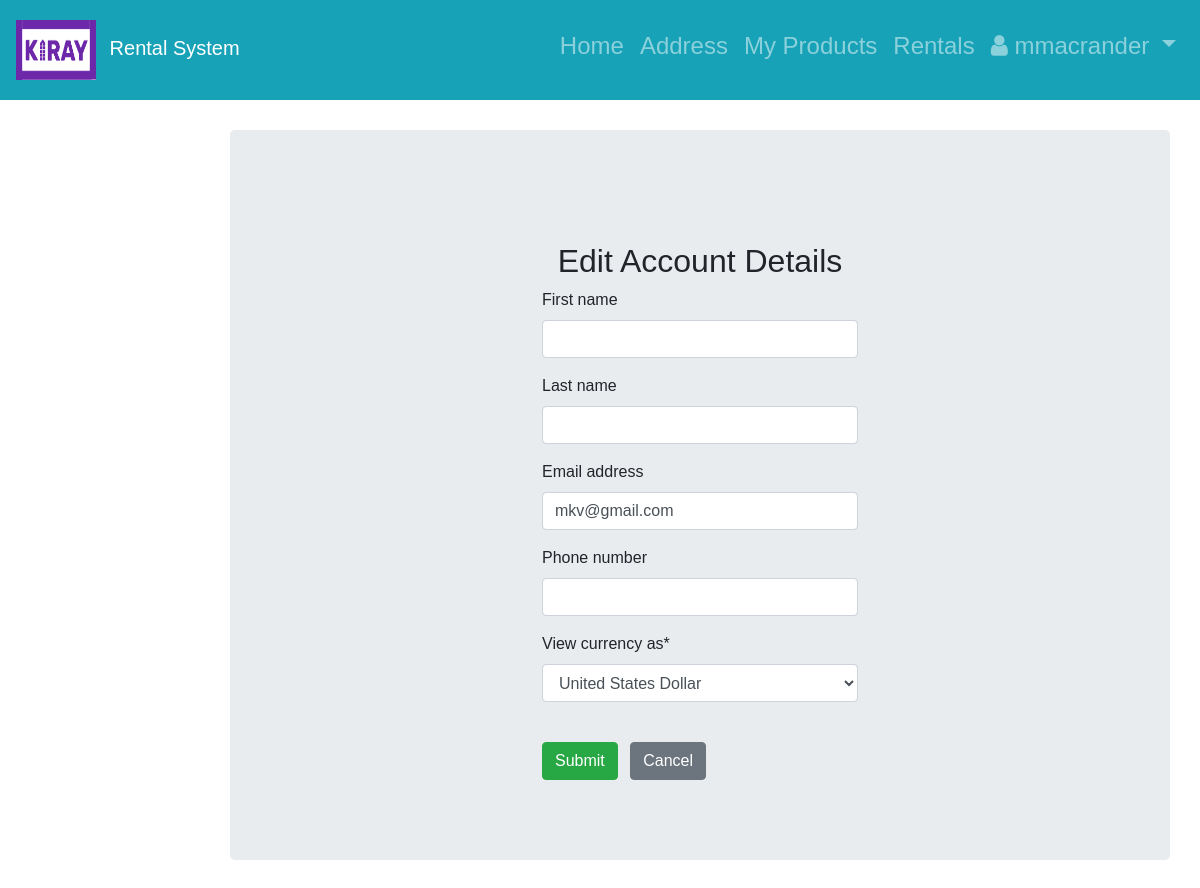
The app's page /1/accountDetails/ (signed in), older data.
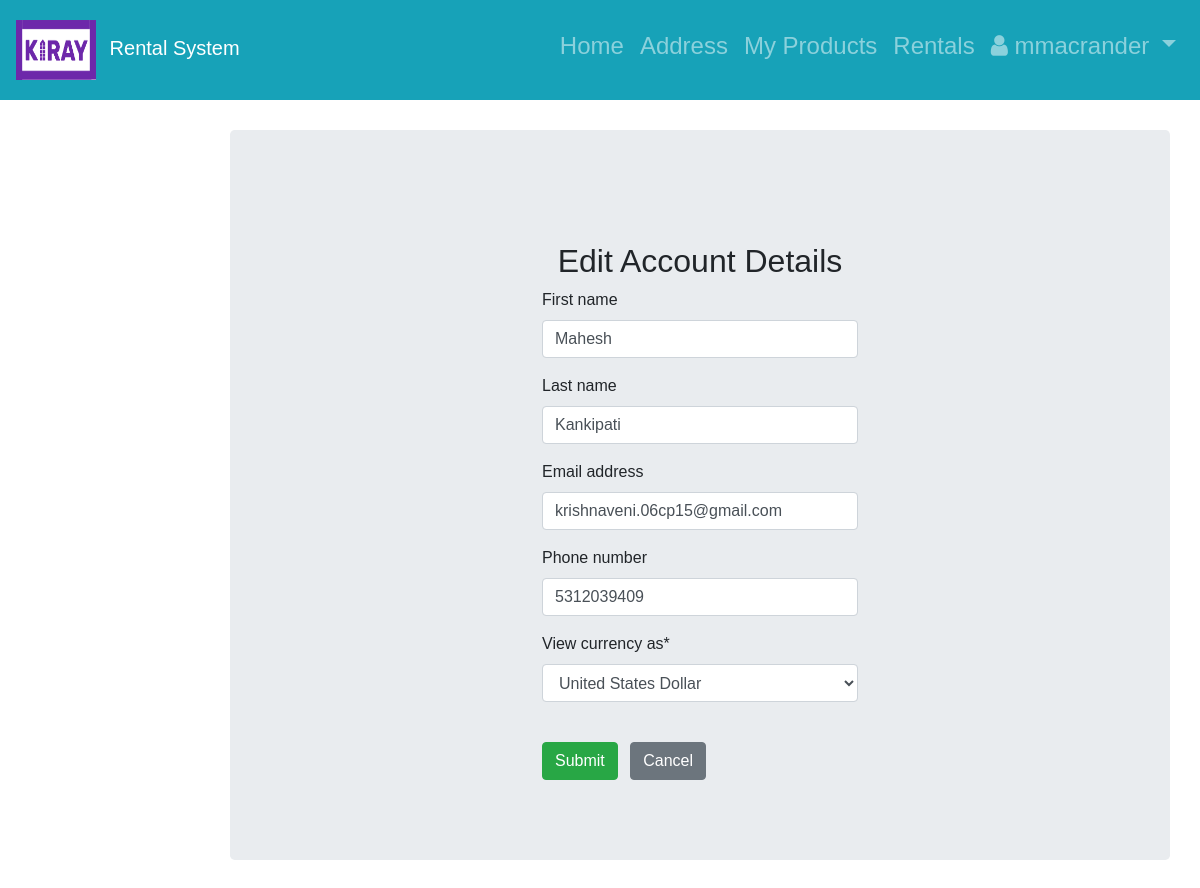
The same page, newer data.
### RentalApp/models.py (models this page shows, shortened)
class Customer(AbstractUser):
    CURRENCIES = (
                     ('USD', _('United States Dollar')),
                     ('AED', _('United Arab Emirates Dirham')),
                     ('AFN', _('Afghan Afghani')),
                     ('ALL', _('Albanian Lek')),
                     ('AMD', _('Armenian Dram')),
                     ('ANG', _('Netherlands Antillean Guilder')),
                     ('AOA', _('Angolan Kwanza')),
                     ('ARS', _('Argentine Peso')),
                     ('AUD', _('Australian Dollar')),
                     ('AWG', _('Aruban Florin')),
                     ('AZN', _('Azerbaijani Manat')),
                     ('BAM', _('Bosnia-Herzegovina Convertible Mark')),
                     ('BBD', _('Barbadian Dollar')),
                     ('BDT', _('Bangladeshi Taka')),
                     ('BGN', _('Bulgarian Lev')),
                     ('BHD', _('Bahraini Dinar')),
                     ('BIF', _('Burundian Franc')),
                     ('BMD', _('Bermudan Dollar')),
                     ('BND', _('Brunei Dollar')),
                     ('BOB', _('Bolivian Boliviano')),
                     ('BRL', _('Brazilian Real')),
                     ('BSD', _('Bahamian Dollar')),
                     ('BTN', _('Bhutanese Ngultrum')),
                     ('BWP', _('Botswanan Pula')),
                     ('BZD', _('Belize Dollar')),
                     ('CAD', _('Canadian Dollar')),
                     ('CDF', _('Congolese Franc')),
                     ('CHF', _('Swiss Franc')),
                     ('CLF', _('Chilean Unit of Account UF')),
                     ('CLP', _('Chilean Peso')),
                     ('CNH', _('Chinese Yuan Offshore')),
                     ('CNY', _('Chinese Yuan')),
                     ('COP', _('Colombian Peso')),
                     ('CUP', _('Cuban Peso')),
                     ('CVE', _('Cape Verdean Escudo')),
                     ('CZK', _('Czech Republic Koruna')),
                     ('DJF', _('Djiboutian Franc')),
                     ('DKK', _('Danish Krone')),
                     ('DOP', _('Dominican Peso')),
                     ('DZD', _('Algerian Dinar')),
                     ('EGP', _('Egyptian Pound')),
                     ('ERN', _('Eritrean Nakfa')),
                     ('ETB', _('Ethiopian Birr')),
                     ('EUR', _('Euro')),
                     ('FJD', _('Fijian Dollar')),
                     ('FKP', _('Falkland Islands Pound')),
                     ('GBP', _('British Pound Sterling')),
                     ('GEL', _('Georgian Lari')),
                     ('GHS', _('Ghanaian Cedi')),
                     ('GIP', _('Gibraltar Pound')),
                     ('GMD', _('Gambian Dalasi')),
                     ('GNF', _('Guinean Franc')),
                     ('GTQ', _('Guatemalan Quetzal')),
                     ('GYD', _('Guyanaese Dollar')),
                     ('HKD', _('Hong Kong Dollar')),
                     ('HNL', _('Honduran Lempira')),
                     ('HRK', _('Croatian Kuna')),
                     ('HTG', _('Haitian Gourde')),
                     ('HUF', _('Hungarian Forint')),
                     ('IDR', _('Indonesian Rupiah')),
                     ('ILS', _('Israeli New Sheqel')),
                     ('INR', _('Indian Rupee')),
                     ('IQD', _('Iraqi Dinar')),
                     ('IRR', _('Iranian Rial')),
                     ('ISK', _('Icelandic Krona')),
                     ('JMD', _('Jamaican Dollar')),
                     ('JOD', _('Jordanian Dinar')),
                     ('JPY', _('Japanese Yen')),
                     ('KES', _('Kenyan Shilling')),
                     ('KGS', _('Kyrgystani Som')),
                     ('KHR', _('Cambodian Riel')),
                     ('KMF', _('Comorian Franc')),
                     ('KPW', _('North Korean Won')),
                     ('KRW', _('South Korean Won')),
                     ('KWD', _('Kuwaiti Dinar')),
                     ('KYD', _('Cayman Islands Dollar')),
                     ('KZT', _('Kazakhstani Tenge')),
                     ('LAK', _('Laotian Kip')),
                     ('LBP', _('Lebanese Pound')),
                     ('LKR', _('Sri Lankan Rupee')),
                     ('LRD', _('Liberian Dollar')),
                     ('LSL', _('Lesotho Loti')),
                     ('LYD', _('Libyan Dinar')),
                     ('MAD', _('Moroccan Dirham')),
                     ('MDL', _('Moldovan Leu')),
                     ('MGA', _('Malagasy Ariary')),
                     ('MKD', _('Macedonian Denar')),
                     ('MMK', _('Myanma Kyat')),
                     ('MNT', _('Mongolian Tugrik')),
                     ('MOP', _('Macanese Pataca')),
                     ('MRU', _('Mauritanian Ouguiya')),
                     ('MUR', _('Mauritian Rupee')),
                     ('MVR', _('Maldivian Rufiyaa')),
                     ('MWK', _('Malawian Kwacha')),
                     ('MXN', _('Mexican Peso')),
                     ('MYR', _('Malaysian Ringgit')),
                     ('MZN', _('Mozambican Metical')),
                     ('NAD', _('Namibian Dollar')),
                     ('NGN', _('Nigerian Naira')),
                     ('NOK', _('Norwegian Krone')),
                     ('NPR', _('Nepalese Rupee')),
                     ('NZD', _('New Zealand Dollar')),
                     ('OMR', _('Omani Rial')),
                     ('PAB', _('Panamanian Balboa')),
                     ('PEN', _('Peruvian Nuevo Sol')),
                     ('PGK', _('Papua New Guinean Kina')),
                     ('PHP', _('Philippine Peso')),
                     ('PKR', _('Pakistani Rupee')),
                     ('PLN', _('Polish Zloty')),
                     ('PYG', _('Paraguayan Guarani')),
                     ('QAR', _('Qatari Rial')),
                     ('RON', _('Romanian Leu')),
                     ('RSD', _('Serbian Dinar')),
                     ('RUB', _('Russian Ruble')),
                     ('RWF', _('Rwandan Franc')),
                     ('SAR', _('Saudi Riyal')),
                     ('SBD', _('Solomon Islands Dollar')),
                     ('SCR', _('Seychellois Rupee')),
                     ('SDG', _('Sudanese Pound')),
                     ('SEK', _('Swedish Krona')),
                     ('SGD', _('Singapore Dollar')),
                     ('SHP', _('Saint Helena Pound')),
                     ('SLL', _('Sierra Leonean Leone')),
                     ('SOS', _('Somali Shilling')),
                     ('SRD', _('Surinamese Dollar')),
                     ('SYP', _('Syrian Pound')),
                     ('SZL', _('Swazi Lilangeni')),
                     ('THB', _('Thai Baht')),
                     ('TJS', _('Tajikistani Somoni')),
                     ('TMT', _('Turkmenistani Manat')),
                     ('TND', _('Tunisian Dinar')),
                     ('TOP', _('Tongan Paanga')),
                     ('TRY', _('Turkish Lira')),
                     ('TTD', _('Trinidad and Tobago Dollar')),
                     ('TWD', _('New Taiwan Dollar')),
                     ('TZS', _('Tanzanian Shilling')),
                     ('UAH', _('Ukrainian Hryvnia')),
                     ('UGX', _('Ugandan Shilling')),
                     ('UYU', _('Uruguayan Peso')),
                     ('UZS', _('Uzbekistan Som')),
                     ('VND', _('Vietnamese Dong')),
                     ('VUV', _('Vanuatu Vatu')),
                     ('WST', _('Samoan Tala')),
                     ('XAF', _('CFA Franc BEAC')),
                     ('XCD', _('East Caribbean Dollar')),
                     ('XDR', _('Special Drawing Rights')),
                     ('XOF', _('CFA Franc BCEAO')),
                     ('XPF', _('CFP Franc')),
                     ('YER', _('Yemeni Rial')),
                     ('ZAR', _('South African Rand')),
                     ('ZMW', _('Zambian Kwacha')),
        )
    phone_regex = RegexValidator(regex=r'^\+?1?\d{9,15}$',
                                 message="Phone number must be entered in the format: '+999999999'. Up to 15 digits \
                                 allowed.")
    phone_number = models.CharField(validators=[phone_regex], max_length=30, blank=True)
    view_currency = models.CharField(default='USD', max_length=3, choices=CURRENCIES, verbose_name='View currency as')

### RentalApp/views.py (the view, shortened to what this page needs)
# urls.py: path('<int:pk>/accountDetails/',EditAccountInfoView.as_view(),name='accountDetails'),
class EditAccountInfoView(LoginRequiredMixin, UpdateView):
    model = Customer
    template_name = 'accountDetails.html'
    login_url = '/users/login/'
    fields = ('first_name',
              'last_name',
              'email',
              'phone_number',
              'view_currency')

### templates/accountDetails.html (shortened to what this page needs)
{% extends 'base.html' %}
{% load crispy_forms_tags %}
{% block content %}
    <div class="jumbotron">
        <h2 class="text-center pt-5">Edit Account Details</h2>
        <div class="form-group row justify-content-center">
            <form method="post">
              {{ form|crispy }}
                <br>
              <button class="btn btn-success" type="submit">Submit</button>
                <a href="{% url 'RentalApp:item_list' %}" class="btn btn-secondary ml-2">
                Cancel</a>
            </form>
        </div>
    </div>
{% endblock content %}

Row changes from the older to the newer data that the page shows:
changed Customer "United States Dollar": first_name (not shown) → "Mahesh"; last_name (not shown) → "Kankipati"; email "mkv@gmail.com" → "krishnaveni.06cp15@gmail.com"; phone_number (not shown) → "5312039409"
